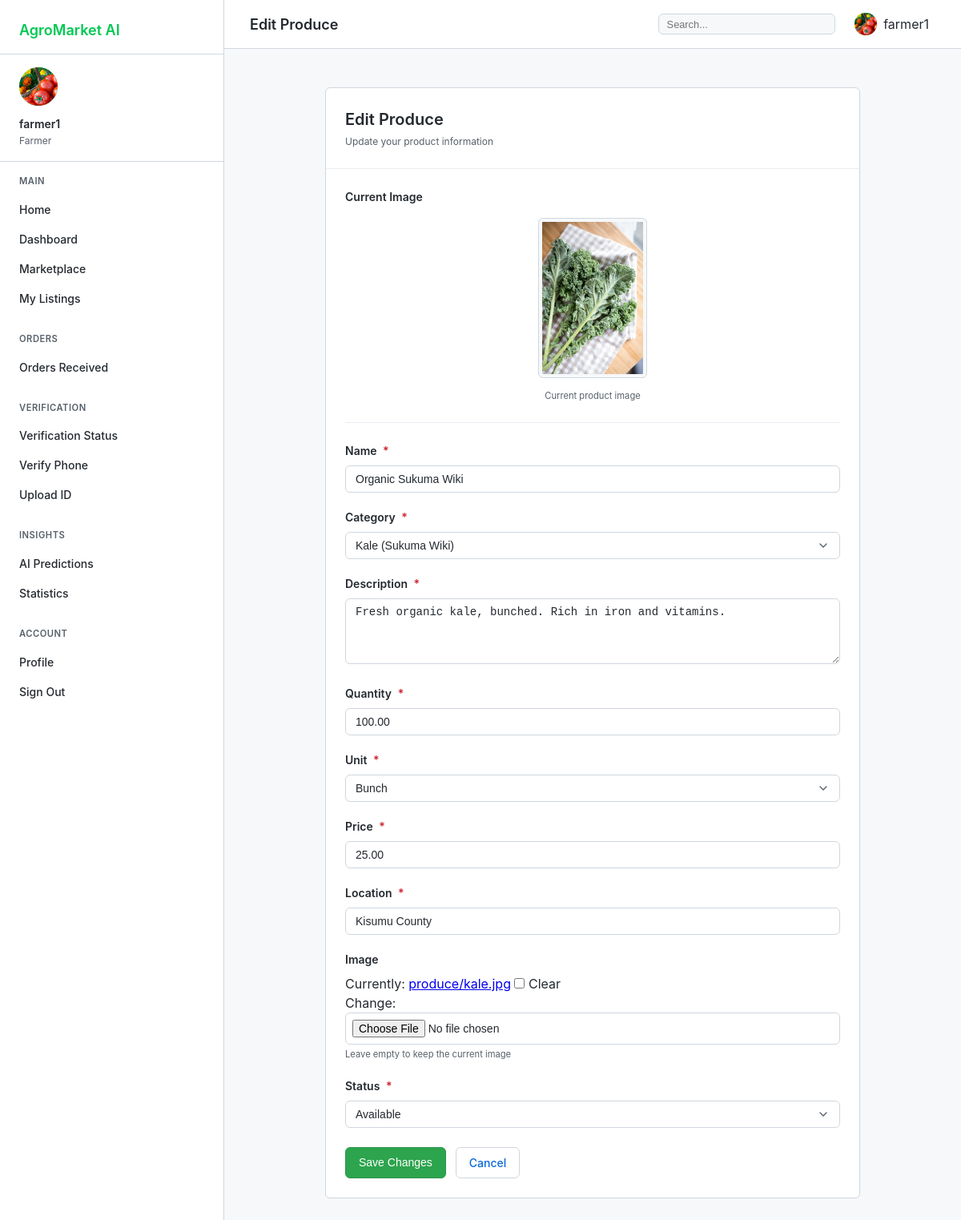
Screenshot of /marketplace/produce/5/edit/ (signed in) with the database file from the repository.
### accounts/models.py (models this page shows, shortened)
class UserProfile(models.Model):
    ROLE_CHOICES = [
        ('farmer', 'Farmer'),
        ('buyer', 'Buyer'),
        ('admin', 'Administrator'),
    ]
    VERIFICATION_LEVELS = [
        ('unverified', 'Unverified'),
        ('email_verified', 'Email Verified'),
        ('phone_verified', 'Phone Verified'),
        ('id_verified', 'ID Verified'),
        ('fully_verified', 'Fully Verified')
    ]
    user = models.OneToOneField(User, on_delete=models.CASCADE, related_name='profile')
    role = models.CharField(max_length=10, choices=ROLE_CHOICES, default='buyer')
    phone_number = models.CharField(max_length=15, blank=True)
    location = models.CharField(max_length=100, blank=True)
    profile_picture = models.ImageField(upload_to='profiles/', null=True, blank=True)
    is_verified = models.BooleanField(default=False)
    verification_level = models.CharField(max_length=20, choices=VERIFICATION_LEVELS, default='unverified')
    phone_verified = models.BooleanField(default=False)
    id_verified = models.BooleanField(default=False)
    is_verified_farmer = models.BooleanField(default=False)
    verified_at = models.DateTimeField(null=True, blank=True)
    created_at = models.DateTimeField(auto_now_add=True)
    updated_at = models.DateTimeField(auto_now=True)
    class Meta:
        verbose_name_plural = 'User Profiles'

### marketplace/models.py (models this page shows, shortened)
class Produce(models.Model):
    UNIT_CHOICES = [
        ('kg', 'Kilogram'),
        ('g', 'Gram'),
        ('piece', 'Piece'),
        ('bunch', 'Bunch'),
        ('sack', 'Sack'),
        ('tray', 'Tray'),
        ('litre', 'Litre'),
    ]
    STATUS_CHOICES = [
        ('available', 'Available'),
        ('sold_out', 'Sold Out'),
        ('low_stock', 'Low Stock'),
        ('discontinued', 'Discontinued'),
    ]
    farmer = models.ForeignKey(User, on_delete=models.CASCADE, related_name='produce_list')
    category = models.ForeignKey(Category, on_delete=models.SET_NULL, null=True)
    name = models.CharField(max_length=100)
    description = models.TextField()
    quantity = models.DecimalField(max_digits=10, decimal_places=2)
    unit = models.CharField(max_length=10, choices=UNIT_CHOICES, default='kg')
    price = models.DecimalField(max_digits=10, decimal_places=2)
    location = models.CharField(max_length=200)
    image = models.ImageField(upload_to='produce/', null=True, blank=True)
    video_url = models.URLField(max_length=500, blank=True, null=True)
    status = models.CharField(max_length=20, choices=STATUS_CHOICES, default='available')
    is_deleted = models.BooleanField(default=False)
    created_at = models.DateTimeField(auto_now_add=True)
    updated_at = models.DateTimeField(auto_now=True)

### marketplace/views.py (the view)
# urls.py: path('produce/<int:pk>/edit/', views.edit_produce, name='edit_produce'),
@login_required
def edit_produce(request, pk):
    produce = get_object_or_404(Produce, pk=pk, is_deleted=False)
    if produce.farmer != request.user:
        messages.error(request, 'You do not have permission to edit this product.')
        return redirect('produce_detail', pk=pk)
    if request.method == 'POST':
        form = ProduceForm(request.POST, request.FILES, instance=produce)
        if form.is_valid():
            produce = form.save()
            messages.success(request, f'{produce.name} has been updated successfully!')
            return redirect(f'/marketplace/produce/{produce.pk}/')
    else:
        form = ProduceForm(instance=produce)
    return render(request, 'marketplace/edit_produce.html', {'form': form, 'produce': produce})

### marketplace/forms.py
class ProduceForm(forms.ModelForm):
    class Meta:
        model = Produce
        fields = ['name', 'category', 'description', 'quantity', 'unit', 'price', 'location', 'image', 'status']
        widgets = {
            'name': forms.TextInput(attrs={'class': 'form-control', 'placeholder': 'Product name'}),
            'category': forms.Select(attrs={'class': 'form-control'}),
            'description': forms.Textarea(attrs={'class': 'form-control', 'rows': 4, 'placeholder': 'Describe your produce...'}),
            'quantity': forms.NumberInput(attrs={'class': 'form-control', 'step': '0.01'}),
            'unit': forms.Select(attrs={'class': 'form-control'}),
            'price': forms.NumberInput(attrs={'class': 'form-control', 'step': '0.01'}),
            'location': forms.TextInput(attrs={'class': 'form-control', 'placeholder': 'Farm location'}),
            'image': forms.ClearableFileInput(attrs={'class': 'form-control'}),
            'status': forms.Select(attrs={'class': 'form-control'}),
        }

### marketplace/models.py (called while the page is built)
    def __str__(self):
        return self.name

### templates/marketplace/edit_produce.html (shortened to what this page needs)
{% extends 'dashboard_base.html' %}
{% block page_title %}Edit Produce{% endblock %}
{% block dashboard_content %}
<div class="edit-produce-container">
    <div class="edit-produce-card">
        <div class="edit-produce-header">
            <h2>Edit Produce</h2>
            <p class="header-description">Update your product information</p>
        </div>
        <div class="edit-produce-body">
            {% if produce.image %}
            <div class="current-image-section">
                <label class="form-label">Current Image</label>
                <div class="current-image-container">
                    <img src="{{ produce.image.url }}" alt="{{ produce.name }}" class="current-image">
                    <p class="image-note">Current product image</p>
                </div>
            </div>
            {% endif %}
            <form method="POST" enctype="multipart/form-data">
                {% for field in form %}
                <div class="form-group">
                    <label for="{{ field.id_for_label }}" class="form-label">
                        {{ field.label }}
                        {% if field.field.required %}
                            <span class="required-star">*</span>
                        {% endif %}
                    </label>
                    {{ field }}
                    {% if field.name == 'image' and produce.image %}
                        <div class="form-text text-muted">Leave empty to keep the current image</div>
                    {% endif %}
                </div>
                {% endfor %}
                <div class="form-actions">
                    <button type="submit" class="btn btn-primary">Save Changes</button>
                    <a href="{% url 'accounts:my_listings' %}" class="btn btn-outline">Cancel</a>
                </div>
            </form>
        </div>
    </div>
</div>
{% endblock %}

### templates/dashboard_base.html (shortened to what this page needs)
<!DOCTYPE html>
<html lang="en">
<head>
    {% load static %}
</head>
<body>
    <div class="dashboard">
        <aside class="sidebar" id="sidebar">
            <div class="sidebar-header">
                <a href="/" class="sidebar-logo">AgroMarket AI</a>
            </div>
            <div class="sidebar-user">
                <div class="user-avatar">
                    {% if user.is_authenticated and user.profile.profile_picture %}
                        <img src="{{ user.profile.profile_picture.url }}" alt="{{ user.username }}">
                    {% elif user.is_authenticated %}
                        <span>{{ user.username|make_list|first|upper }}</span>
                    {% else %}
                        <span>G</span>
                    {% endif %}
                </div>
                <div class="user-name">
                    {% if user.is_authenticated %}
                        {{ user.get_full_name|default:user.username }}
                    {% else %}
                        Guest User
                    {% endif %}
                </div>
                <div class="user-role">
                    {% if user.is_authenticated %}
                        {{ user.profile.role|title }}
                    {% else %}
                        Not Logged In
                    {% endif %}
                </div>
            </div>
            <nav class="sidebar-nav">
                <div class="nav-section">
                    <div class="nav-section-title">MAIN</div>
                    <a href="/" class="nav-item">
                        <span class="nav-item-text">Home</span>
                    </a>
                    <a href="/accounts/" class="nav-item">
                        <span class="nav-item-text">Dashboard</span>
                    </a>
                    <a href="/marketplace/" class="nav-item">
                        <span class="nav-item-text">Marketplace</span>
                    </a>
                    {% if user.is_authenticated and user.profile.role == 'farmer' %}
                    <a href="/accounts/listings/" class="nav-item">
                        <span class="nav-item-text">My Listings</span>
                    </a>
                    {% endif %}
                </div>
                <div class="nav-section">
                    <div class="nav-section-title">ORDERS</div>
                    {% if user.is_authenticated and user.profile.role == 'farmer' %}
                    <a href="/accounts/received-orders/" class="nav-item">
                        <span class="nav-item-text">Orders Received</span>
                    </a>
                    {% endif %}
                </div>
                <div class="nav-section">
                    <div class="nav-section-title">VERIFICATION</div>
                    {% if user.is_authenticated %}
                    <a href="/accounts/verification-status/" class="nav-item">
                        <span class="nav-item-text">Verification Status</span>
                    </a>
                    <a href="/accounts/verify-phone/" class="nav-item">
                        <span class="nav-item-text">Verify Phone</span>
                    </a>
                    <a href="/accounts/upload-id/" class="nav-item">
                        <span class="nav-item-text">Upload ID</span>
                    </a>
                    {% endif %}
                </div>
                <div class="nav-section">
                    <div class="nav-section-title">INSIGHTS</div>
                    <a href="/ai/insights/" class="nav-item">
                        <span class="nav-item-text">AI Predictions</span>
                    </a>
                    {% if user.is_authenticated %}
                    <a href="/accounts/stats/" class="nav-item">
                        <span class="nav-item-text">Statistics</span>
                    </a>
                    {% endif %}
                </div>
                <div class="nav-section">
                    <div class="nav-section-title">ACCOUNT</div>
                    <a href="/accounts/profile/" class="nav-item">
                        <span class="nav-item-text">Profile</span>
                    </a>
                    {% if user.is_authenticated %}
                    <a href="/accounts/logout/" class="nav-item">
                        <span class="nav-item-text">Sign Out</span>
                    </a>
                    {% endif %}
                </div>
            </nav>
        </aside>
        <main class="main-content">
            <div class="top-bar">
                <div style="display: flex; align-items: center; gap: 1rem;">
                    <h1 class="page-title">{% block page_title %}Dashboard{% endblock %}</h1>
                </div>
                <div class="top-bar-right">
                    <div class="search-box">
                        <input type="text" placeholder="Search..." id="globalSearch">
                    </div>
                    {% if user.is_authenticated %}
                    <div class="user-menu" onclick="window.location.href='/accounts/profile/'">
                        <div class="user-menu-avatar">
                            {% if user.profile.profile_picture %}
                                <img src="{{ user.profile.profile_picture.url }}" alt="{{ user.username }}">
                            {% else %}
                                <span>{{ user.username|make_list|first|upper }}</span>
                            {% endif %}
                        </div>
                        <span>{{ user.username }}</span>
                    </div>
                    {% endif %}
                </div>
            </div>
            <div class="content-area">
                {% block dashboard_content %}{% endblock %}
            </div>
        </main>
    </div>
</body>
</html>

### templates/dashboard_base.html (style rules this page uses)
* { margin: 0; padding: 0; box-sizing: border-box; }
:root { --primary: #00c853; --primary-dark: #009624; --primary-light: #5efc82; --gold: #ffd700; --text-dark: #24292f; --text-muted: #57606a; --border: #d0d7de; --bg-light: #f6f8fa; --sidebar-bg: #ffffff; --sidebar-text: #24292f; --sidebar-hover: #f3f4f6; --sidebar-active: #00c853; --card-shadow: 0 1px 3px rgba(0,0,0,0.05); --header-bg: #ffffff; }
body { font-family: -apple-system, BlinkMacSystemFont, 'Segoe UI', 'Noto Sans', Helvetica, Arial, sans-serif; background-color: var(--bg-light); color: var(--text-dark); line-height: 1.5; }
.dashboard { display: flex; min-height: 100vh; }
.sidebar { width: 280px; background-color: var(--sidebar-bg); border-right: 1px solid var(--border); position: fixed; left: 0; top: 0; bottom: 0; display: flex; flex-direction: column; z-index: 100; }
.sidebar-header { padding: 1.5rem 1.5rem 1rem; border-bottom: 1px solid var(--border); flex-shrink: 0; }
.sidebar-logo { font-size: 1.125rem; font-weight: 600; color: var(--primary); text-decoration: none; display: block; }
.sidebar-user { padding: 1rem 1.5rem; border-bottom: 1px solid var(--border); flex-shrink: 0; }
.user-avatar { width: 48px; height: 48px; background: linear-gradient(135deg, var(--primary) 0%, var(--primary-dark) 100%); border-radius: 50%; display: flex; align-items: center; justify-content: center; margin-bottom: 0.75rem; overflow: hidden; }
.user-avatar img { width: 100%; height: 100%; object-fit: cover; }
.user-name { font-weight: 600; font-size: 0.875rem; margin-bottom: 0.125rem; color: var(--text-dark); }
.user-role { font-size: 0.75rem; color: var(--text-muted); }
.sidebar-nav { flex: 1; overflow-y: auto; padding: 0.5rem 0 1rem; }
.nav-section { margin-bottom: 1rem; }
.nav-section-title { padding: 0.5rem 1.5rem; font-size: 0.7rem; font-weight: 600; text-transform: uppercase; letter-spacing: 0.5px; color: var(--text-muted); }
.nav-item { display: flex; align-items: center; justify-content: space-between; padding: 0.5rem 1.5rem; color: var(--sidebar-text); text-decoration: none; transition: all 0.2s; font-size: 0.875rem; font-weight: 500; }
.nav-item-text { display: flex; align-items: center; gap: 0.75rem; }
.main-content { flex: 1; margin-left: 280px; min-height: 100vh; }
.top-bar { background-color: var(--header-bg); border-bottom: 1px solid var(--border); padding: 0.75rem 2rem; display: flex; justify-content: space-between; align-items: center; position: sticky; top: 0; z-index: 99; background-color: rgba(255,255,255,0.95); backdrop-filter: blur(8px); }
.page-title { font-size: 1.125rem; font-weight: 600; }
.top-bar-right { display: flex; align-items: center; gap: 1rem; }
.search-box { display: flex; align-items: center; background-color: var(--bg-light); border: 1px solid var(--border); border-radius: 6px; padding: 0.3rem 0.6rem; }
.search-box input { border: none; background: none; outline: none; width: 200px; font-size: 0.8rem; }
.user-menu { display: flex; align-items: center; gap: 0.5rem; cursor: pointer; padding: 0.25rem 0.5rem; border-radius: 6px; transition: background 0.2s; }
.user-menu-avatar { width: 28px; height: 28px; background: linear-gradient(135deg, var(--primary) 0%, var(--primary-dark) 100%); border-radius: 50%; display: flex; align-items: center; justify-content: center; overflow: hidden; }
.user-menu-avatar img { width: 100%; height: 100%; object-fit: cover; }
.content-area { padding: 2rem; max-width: 1280px; margin: 0 auto; }

### rows the page displays
Produce: image (picture), form "Organic Sukuma Wiki" "Kale (Sukuma Wiki)" "Fresh organic kale, bunched. Rich in iron and vitamins." "100.00" "Bunch" "25.00" "Kisumu County" "Available"

### other values shown
{{ user.get_full_name|default:user.username }} "farmer1"
{{ user.profile.role|title }} "Farmer"
{{ user.username }} "farmer1"
{{ field.label }} "Name" "Category" "Description" "Quantity" "Unit" "Price" "Location" "Image" "Status"
